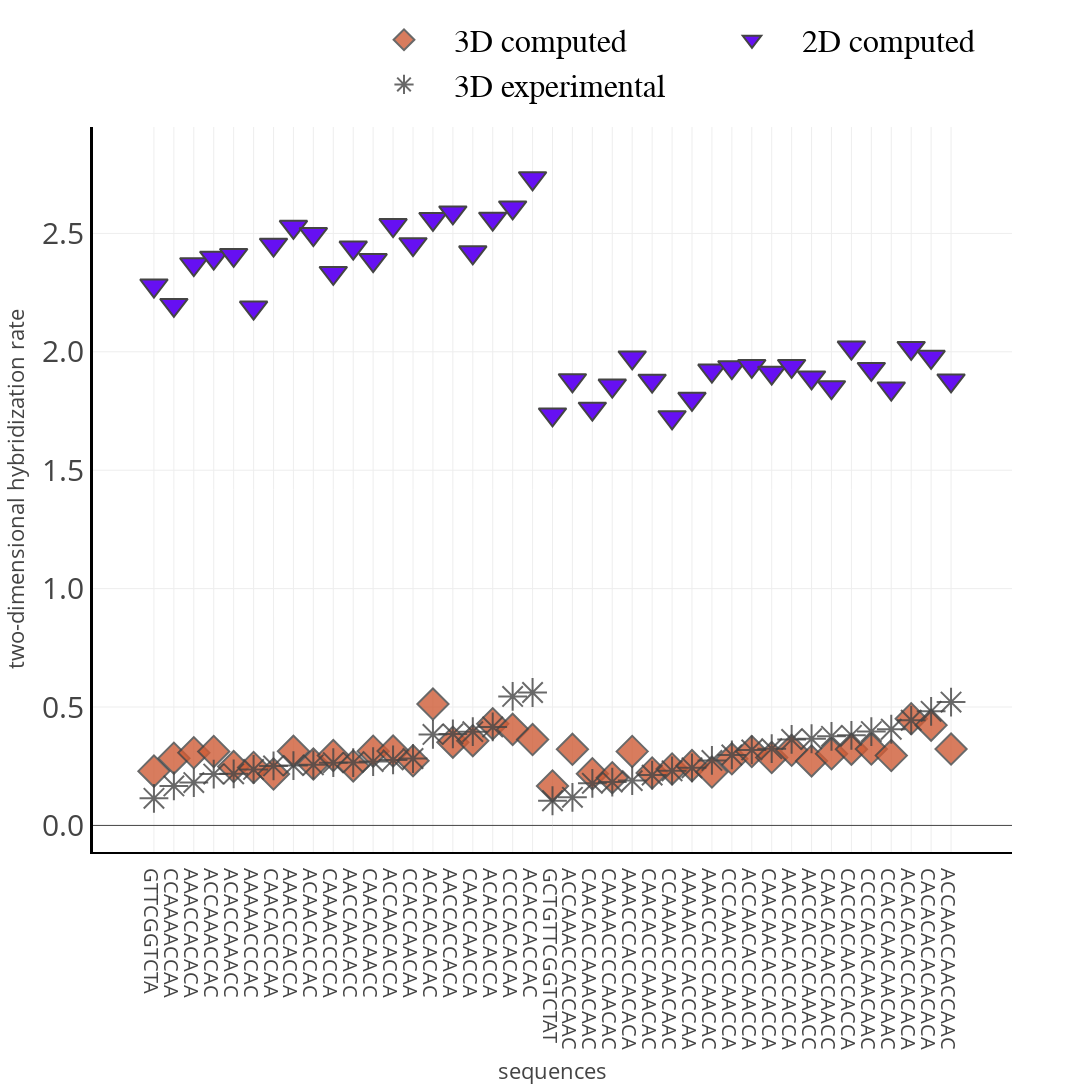

Notebook cell for this chart:
### Code cell
trace1 = go.Scatter(
    x = data['sequences'], # My list of values for 'x'
    y = data['computational']*1e-7,
    # marker = dict(color = 'white'),
    mode = 'markers',
    marker_symbol=6,
    name = '2D computed    ',
    marker=dict(color='#6610F2'))

trace2 = go.Scatter(
    x = data3['sequences'],
    y = data3['computational']*1e-7,
    mode = 'markers',
    marker_symbol = 'diamond',
    name = '3D computed    ',
    marker=dict(color='#CF5C36',opacity=0.80)
)
trace3 = go.Scatter(
    x = data3['sequences'],
    y = data3['experimental']*1e-7,
    mode = 'markers',
    marker_symbol = 35,
    name = '3D experimental    ',
    marker=dict(color='#9BC53D',opacity=0.80)
)
layout = go.Layout(
    template='presentation',
    xaxis_title='sequences',
    yaxis_title='two-dimensional hybridization rate',
    width = 1200,
    height = 1200,
    xaxis = dict(tickmode='linear',
                dtick=1,
                automargin=True,
                linecolor='black',
                linewidth=2),
    yaxis = dict(tickmode = 'linear',
                nticks=10,
                tick0=1,
                dtick=0.5,
                tickformat=".1f",
                linecolor='black',
                automargin=True,
                linewidth=3,
                minor=dict(dtick=3,tick0=0)),
    legend = dict(
            # itemsizing='constant',
            itemwidth = 90,
            font = dict(family='Courier',
            size=32,
            color='black')))

dati = [trace2, trace1, trace3]
fig = go.Figure(data = dati, layout = layout)

fig.update_yaxes(exponentformat="e")

fig.update_layout(legend=dict(
    orientation="h",
    yanchor="bottom",
    y=1.02,
    xanchor="right",
    x=1
))

fig.update_layout(
yaxis = dict(
tickfont = dict(size=30)),
xaxis = dict(
tickfont = dict(size=20)))

fig.update_traces(marker=dict(size=24,
                              line=dict(width=2
                              )))

fig.show()

### Figure 1 — Plotly figure (JSON) as saved in the notebook; plotly's stock layout.template omitted (floating-point values rounded to 4 significant figures)
{"data": [{"marker": {"color": "#CF5C36", "line": {"width": 2}, "opacity": 0.8, "size": 24, "symbol": "diamond"}, "mode": "markers", "name": "3D computed    ", "type": "scatter", "x": ["GTTCGGTCTA", "CCAAAACCAA", "AAACCACACA", "ACCAAACCAC", "ACACCAAACC", "AAAAACCCAC", "CAACACCCAA", "AAACCCACCA", "ACAACACCAC", "CAAAACCCCA", "AACCAACACC", "CAACACAACC", "ACCAACACCA", "CCACCAACAA", "ACACACACAC", "AACCACCACA", "CAACCAACCA", "ACACACACCA", "CCCCACACAA", "ACACCACCAC", "GCTGTTCGGTCTAT", "ACCAAACCACCAAC", "CAACACCAAACAAC", "CAAAACCCCAACAC", "AAACCCACCACACA", "CAACACCCAAACAC", "CCAAAACCAACAAC", "AAAAACCCACCCAA", "AAACCACCCAACAC", "CCCAAACCCAACCA", "ACCAACACCAACCA", "CAACAACACCACCA", "AACCAACACCACCA", "AACCACCACAAACC", "CAACACAACCAACC", "CACCACAACCACCA", "CCCCACACAACAAC", "CCACCAACAACAAC", "ACACACACCACACA", "CACACACACACACA", "ACCAACCAACCAAC"], "y": [0.2293, 0.2838, 0.307, 0.3121, 0.2486, 0.2446, 0.2172, 0.3131, 0.2593, 0.2952, 0.2514, 0.3134, 0.3138, 0.2735, 0.5124, 0.3513, 0.3577, 0.4294, 0.4057, 0.3627, 0.1665, 0.3215, 0.2184, 0.2016, 0.3126, 0.2214, 0.2386, 0.2525, 0.2254, 0.2811, 0.3122, 0.2866, 0.3173, 0.2725, 0.3024, 0.322, 0.3227, 0.2949, 0.4505, 0.4235, 0.3226]}, {"marker": {"color": "#6610F2", "line": {"width": 2}, "size": 24, "symbol": 6}, "mode": "markers", "name": "2D computed    ", "type": "scatter", "x": ["GTTCGGTCTA", "CCAAAACCAA", "AAACCACACA", "ACCAAACCAC", "ACACCAAACC", "AAAAACCCAC", "CAACACCCAA", "AAACCCACCA", "ACAACACCAC", "CAAAACCCCA", "AACCAACACC", "CAACACAACC", "ACCAACACCA", "CCACCAACAA", "ACACACACAC", "AACCACCACA", "CAACCAACCA", "ACACACACCA", "CCCCACACAA", "ACACCACCAC", "GCTGTTCGGTCTAT", "ACCAAACCACCAAC", "CAACACCAAACAAC", "CAAAACCCCAACAC", "AAACCCACCACACA", "CAACACCCAAACAC", "CCAAAACCAACAAC", "AAAAACCCACCCAA", "AAACCACCCAACAC", "CCCAAACCCAACCA", "ACCAACACCAACCA", "CAACAACACCACCA", "AACCAACACCACCA", "AACCACCACAAACC", "CAACACAACCAACC", "CACCACAACCACCA", "CCCCACACAACAAC", "CCACCAACAACAAC", "ACACACACCACACA", "CACACACACACACA", "ACCAACCAACCAAC"], "y": [2.28, 2.198, 2.37, 2.398, 2.409, 2.187, 2.453, 2.528, 2.497, 2.333, 2.44, 2.388, 2.535, 2.454, 2.561, 2.588, 2.42, 2.562, 2.61, 2.733, 1.735, 1.88, 1.76, 1.858, 1.976, 1.878, 1.724, 1.801, 1.921, 1.935, 1.941, 1.912, 1.94, 1.892, 1.851, 2.018, 1.928, 1.845, 2.017, 1.979, 1.879]}, {"marker": {"color": "#9BC53D", "line": {"width": 2}, "opacity": 0.8, "size": 24, "symbol": 35}, "mode": "markers", "name": "3D experimental    ", "type": "scatter", "x": ["GTTCGGTCTA", "CCAAAACCAA", "AAACCACACA", "ACCAAACCAC", "ACACCAAACC", "AAAAACCCAC", "CAACACCCAA", "AAACCCACCA", "ACAACACCAC", "CAAAACCCCA", "AACCAACACC", "CAACACAACC", "ACCAACACCA", "CCACCAACAA", "ACACACACAC", "AACCACCACA", "CAACCAACCA", "ACACACACCA", "CCCCACACAA", "ACACCACCAC", "GCTGTTCGGTCTAT", "ACCAAACCACCAAC", "CAACACCAAACAAC", "CAAAACCCCAACAC", "AAACCCACCACACA", "CAACACCCAAACAC", "CCAAAACCAACAAC", "AAAAACCCACCCAA", "AAACCACCCAACAC", "CCCAAACCCAACCA", "ACCAACACCAACCA", "CAACAACACCACCA", "AACCAACACCACCA", "AACCACCACAAACC", "CAACACAACCAACC", "CACCACAACCACCA", "CCCCACACAACAAC", "CCACCAACAACAAC", "ACACACACCACACA", "CACACACACACACA", "ACCAACCAACCAAC"], "y": [0.1146, 0.1668, 0.1809, 0.2168, 0.2179, 0.2365, 0.2512, 0.2527, 0.2559, 0.2652, 0.2656, 0.2696, 0.2766, 0.2825, 0.3844, 0.3866, 0.3961, 0.4159, 0.5449, 0.5613, 0.1042, 0.1187, 0.178, 0.1831, 0.1892, 0.2125, 0.2304, 0.2433, 0.2746, 0.2976, 0.3187, 0.3242, 0.363, 0.366, 0.3763, 0.3805, 0.3962, 0.4062, 0.4442, 0.4818, 0.5208]}], "layout": {"height": 1200, "legend": {"font": {"color": "black", "family": "Courier", "size": 32}, "itemwidth": 90, "orientation": "h", "x": 1, "xanchor": "right", "y": 1.02, "yanchor": "bottom"}, "width": 1200, "xaxis": {"automargin": true, "dtick": 1, "linecolor": "black", "linewidth": 2, "tickfont": {"size": 20}, "tickmode": "linear", "title": {"text": "sequences"}}, "yaxis": {"automargin": true, "dtick": 0.5, "exponentformat": "e", "linecolor": "black", "linewidth": 3, "minor": {"dtick": 3, "tick0": 0}, "nticks": 10, "tick0": 1, "tickfont": {"size": 30}, "tickformat": ".1f", "tickmode": "linear", "title": {"text": "two-dimensional hybridization rate"}}}}
